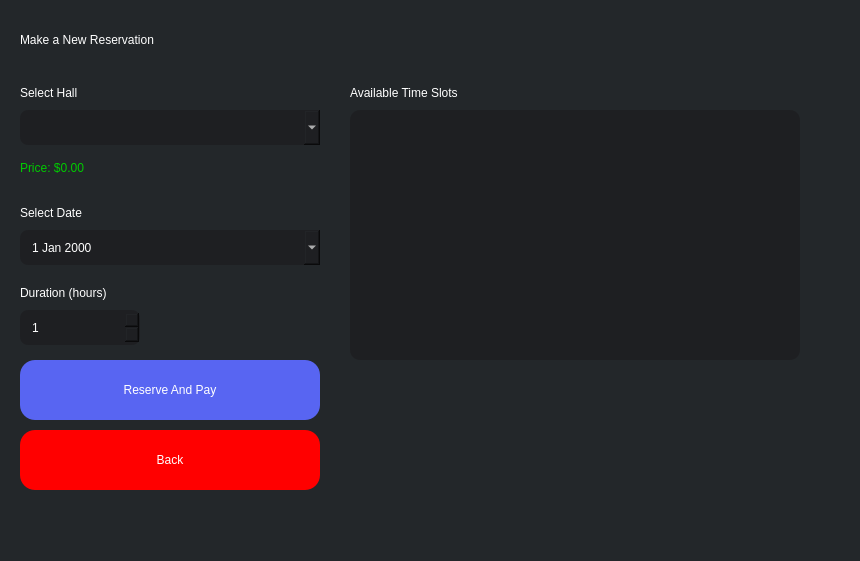
<?xml version="1.0" encoding="UTF-8"?>
<ui version="4.0">
 <class>ReservationView</class>
 <widget class="QWidget" name="ReservationView">
  <property name="geometry">
   <rect>
    <x>0</x>
    <y>0</y>
    <width>860</width>
    <height>561</height>
   </rect>
  </property>
  <property name="styleSheet">
   <string notr="true">background-color: #23272A;</string>
  </property>
  <widget class="QLabel" name="titleLabel">
   <property name="geometry">
    <rect>
     <x>20</x>
     <y>20</y>
     <width>820</width>
     <height>40</height>
    </rect>
   </property>
   <property name="styleSheet">
    <string notr="true">font: 900 18pt &quot;Segoe UI&quot;; color: white;</string>
   </property>
   <property name="text">
    <string>Make a New Reservation</string>
   </property>
  </widget>
  <widget class="QLabel" name="hallLabel">
   <property name="geometry">
    <rect>
     <x>20</x>
     <y>80</y>
     <width>200</width>
     <height>25</height>
    </rect>
   </property>
   <property name="styleSheet">
    <string notr="true">font: 700 12pt &quot;Segoe UI&quot;; color: white;</string>
   </property>
   <property name="text">
    <string>Select Hall</string>
   </property>
  </widget>
  <widget class="QComboBox" name="hallComboBox">
   <property name="geometry">
    <rect>
     <x>20</x>
     <y>110</y>
     <width>300</width>
     <height>35</height>
    </rect>
   </property>
   <property name="styleSheet">
    <string notr="true">
     QComboBox {
       background-color: #1E1F22;
       color: white;
       border-radius: 8px;
       padding-left: 10px;
     }
     QComboBox:hover {
       border: 1px solid #5865F2;
     }
    </string>
   </property>
  </widget>
  <widget class="QLabel" name="dateLabel">
   <property name="geometry">
    <rect>
     <x>20</x>
     <y>200</y>
     <width>200</width>
     <height>25</height>
    </rect>
   </property>
   <property name="styleSheet">
    <string notr="true">font: 700 12pt &quot;Segoe UI&quot;; color: white;</string>
   </property>
   <property name="text">
    <string>Select Date</string>
   </property>
  </widget>
  <widget class="QDateEdit" name="dateEdit">
   <property name="geometry">
    <rect>
     <x>20</x>
     <y>230</y>
     <width>300</width>
     <height>35</height>
    </rect>
   </property>
   <property name="styleSheet">
    <string notr="true">
     QDateEdit {
       background-color: #1E1F22;
       color: white;
       border-radius: 8px;
       padding-left: 10px;
     }
     QDateEdit:hover {
       border: 1px solid #5865F2;
     }
    </string>
   </property>
   <property name="calendarPopup">
    <bool>true</bool>
   </property>
  </widget>
  <widget class="QLabel" name="durationLabel">
   <property name="geometry">
    <rect>
     <x>20</x>
     <y>280</y>
     <width>200</width>
     <height>25</height>
    </rect>
   </property>
   <property name="styleSheet">
    <string notr="true">font: 700 12pt &quot;Segoe UI&quot;; color: white;</string>
   </property>
   <property name="text">
    <string>Duration (hours)</string>
   </property>
  </widget>
  <widget class="QSpinBox" name="durationSpinBox">
   <property name="geometry">
    <rect>
     <x>20</x>
     <y>310</y>
     <width>120</width>
     <height>35</height>
    </rect>
   </property>
   <property name="styleSheet">
    <string notr="true">
     QSpinBox {
       background-color: #1E1F22;
       color: white;
       border-radius: 8px;
       padding-left: 10px;
     }
     QSpinBox:hover {
       border: 1px solid #5865F2;
     }
    </string>
   </property>
   <property name="minimum">
    <number>1</number>
   </property>
   <property name="maximum">
    <number>12</number>
   </property>
  </widget>
  <widget class="QLabel" name="slotsLabel">
   <property name="geometry">
    <rect>
     <x>350</x>
     <y>80</y>
     <width>450</width>
     <height>25</height>
    </rect>
   </property>
   <property name="styleSheet">
    <string notr="true">font: 700 12pt &quot;Segoe UI&quot;; color: white;</string>
   </property>
   <property name="text">
    <string>Available Time Slots</string>
   </property>
  </widget>
  <widget class="QListWidget" name="slotsListWidget">
   <property name="geometry">
    <rect>
     <x>350</x>
     <y>110</y>
     <width>450</width>
     <height>250</height>
    </rect>
   </property>
   <property name="styleSheet">
    <string notr="true">
     QListWidget {
       background-color: #1E1F22;
       color: white;
       border-radius: 10px;
     }
    </string>
   </property>
  </widget>
  <widget class="QPushButton" name="reserveButton">
   <property name="geometry">
    <rect>
     <x>20</x>
     <y>360</y>
     <width>300</width>
     <height>60</height>
    </rect>
   </property>
   <property name="styleSheet">
    <string notr="true">
     QPushButton {
       font: 700 16pt &quot;Segoe UI&quot;;
       color: white;
       background-color: #5865F2;
       border-radius: 15px;
     }
     QPushButton:hover {
       background-color: #4752C4;
     }
    </string>
   </property>
   <property name="text">
    <string>Reserve And Pay</string>
   </property>
  </widget>
  <widget class="QLabel" name="label">
   <property name="geometry">
    <rect>
     <x>20</x>
     <y>160</y>
     <width>291</width>
     <height>16</height>
    </rect>
   </property>
   <property name="styleSheet">
    <string notr="true">font: 700 12pt &quot;Segoe UI&quot;;
color: white;
color: rgb(0, 202, 0);</string>
   </property>
   <property name="text">
    <string>Price: $0.00</string>
   </property>
  </widget>
  <widget class="QPushButton" name="BackButton">
   <property name="geometry">
    <rect>
     <x>20</x>
     <y>430</y>
     <width>300</width>
     <height>60</height>
    </rect>
   </property>
   <property name="styleSheet">
    <string notr="true">
     QPushButton {
       font: 700 16pt &quot;Segoe UI&quot;;
       color: white;
       background-color: rgb(255, 0, 0);
       border-radius: 15px;
     }
     QPushButton:hover {
       background-color: rgb(170, 0, 0);
     }
    </string>
   </property>
   <property name="text">
    <string>Back</string>
   </property>
  </widget>
 </widget>
 <resources/>
 <connections/>
</ui>
